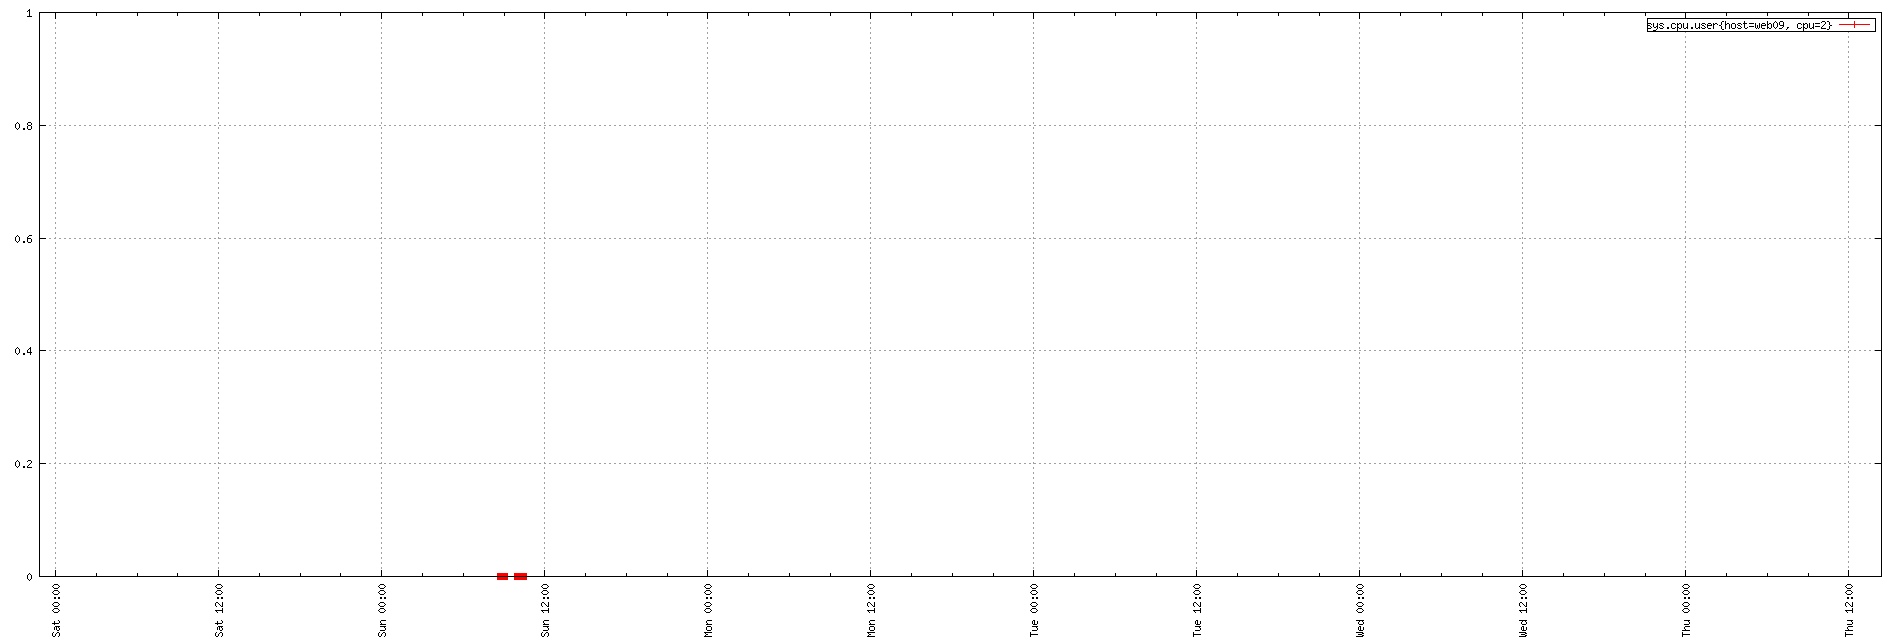

Recreate this plot in gnuplot.
set term png small size 1900,644
set xdata time
set timefmt "%s"
if (GPVAL_VERSION < 4.6) set xtics rotate; else set xtics rotate right
set output "${TMPDIR-'tmp'}/tsd/37fc3c56.png"
set xrange ["1673650109":"1674138231"]
set format x "%a %H:%M"
set grid
set style data linespoint
set key right box
set yrange [0:]
plot  "${TMPDIR-'tmp'}/tsd/37fc3c56_0.dat" using 1:2 title "sys.cpu.user{host=web09, cpu=2}"
